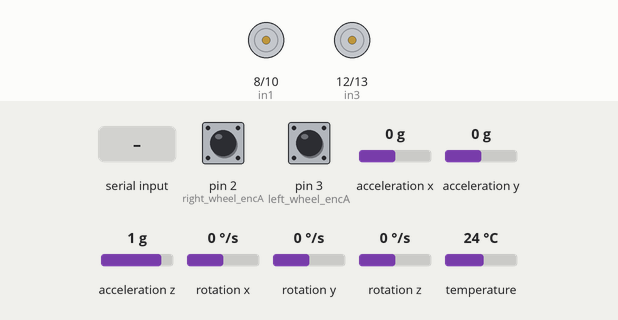
Bench run of a sketch on a simulated Arduino Uno, built with avr-gcc and run on an emulated ATmega328P. Parts: motor-driver pin pairs drawn as motors (green arrow = first pin HIGH = forward, orange = second pin HIGH = backward, longer = more drive, scaled by the enable pin). The test bench sets the inputs (shaded band); at power-on: pin 2 (right_wheel_encA) HIGH, pin 3 (left_wheel_encA) HIGH, acceleration x 0 g, acceleration y 0 g, acceleration z 1 g, rotation x 0 °/s, rotation y 0 °/s, rotation z 0 °/s, temperature 24 °C. What the sketch prints to the serial monitor is not drawn.

Above: at 1.2 s.
1.3 s: "90,45,200\n" received over Serial
At 2.1 s:
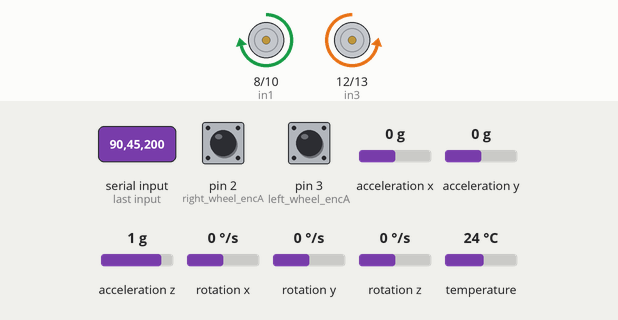
2.8 s: "5\n" received over Serial
At 3.9 s:
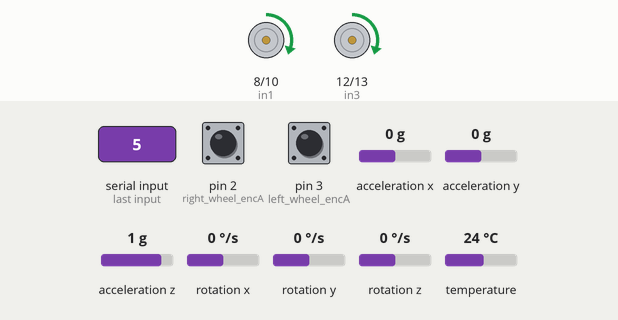
4.3 s: "90,45\n" received over Serial
At 4.7 s:
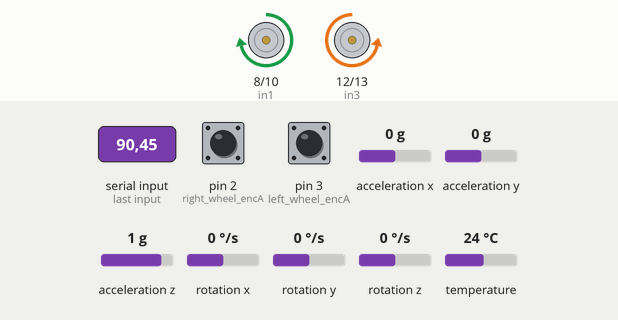
5.8 s: "200\n" received over Serial
At 6.5 s:
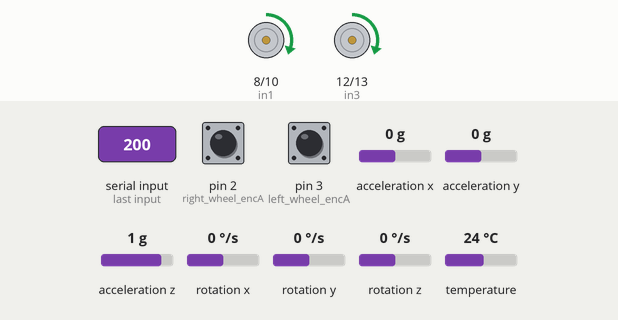
Timing chart, 0 to 8.8 s (numbered marks = the images above; inputs shaded):
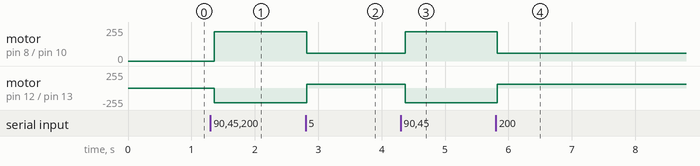

Measured:
- after the input at 1.3 s, motor on pin 8 (in1) / pin 10 (in2): stopped → forward 220/255 after 0.06 s; motor on pin 12 (in3) / pin 13 (in4): stopped → backward 220/255 after 0.06 s
- after the input at 2.8 s, motor on pin 8 (in1) / pin 10 (in2): forward 220/255 → forward 60/255 at once; motor on pin 12 (in3) / pin 13 (in4): backward 220/255 → forward 60/255 at once
- after the input at 4.3 s, motor on pin 8 (in1) / pin 10 (in2): forward 60/255 → forward 220/255 after 0.07 s; motor on pin 12 (in3) / pin 13 (in4): forward 60/255 → backward 220/255 after 0.07 s
- after the input at 5.8 s, motor on pin 8 (in1) / pin 10 (in2): forward 220/255 → forward 60/255 at once; motor on pin 12 (in3) / pin 13 (in4): backward 220/255 → forward 60/255 at once

The sketch:

serial_imu_motor_controller.ino
```cpp
#define max_pwm 255
#define min_pwm 60
#define min_turn_pwm 220

#define Pi 3.14159

#define INPUT_SIZE 2
#define BUFFER_SIZE 70

#include <Adafruit_MPU6050.h>
#include <Adafruit_Sensor.h>
#include <Wire.h>
#include <stdlib.h>

Adafruit_MPU6050 mpu;

volatile float left_count_pulses = 0.0;
volatile float right_count_pulses = 0.0;

//Defining left motors
int in1 = 8;
int in2 = 10;
int enA = 9;

//Defining right motors
int in3 = 12;
int in4 = 13;
int enB = 11;

//Wheel encoder
int left_wheel_encA = 3;
int left_wheel_encB = 5;
int right_wheel_encA = 2;
int right_wheel_encB = 4;
int enc_to_rev_conversion = 170;

char *token;
const char *delimiter =",";
char *values[INPUT_SIZE];

char buffer[BUFFER_SIZE];
float linear = 0.0;
float angular = 0.0;

void setup() {
  // put your setup code here, to run once:

  //Setting up ouput pins for left motors
  pinMode(enA, OUTPUT);
  pinMode(in1, OUTPUT);
  pinMode(in2, OUTPUT);

  //Setting up ouput pins for right motors
  pinMode(enB, OUTPUT);
  pinMode(in3, OUTPUT);
  pinMode(in4, OUTPUT);

  pinMode(left_wheel_encA,INPUT);
  pinMode(left_wheel_encB,INPUT);
  pinMode(right_wheel_encA,INPUT);
  pinMode(right_wheel_encB,INPUT);

  attachInterrupt(digitalPinToInterrupt(left_wheel_encA),left_encoder,RISING);
  attachInterrupt(digitalPinToInterrupt(right_wheel_encA),right_encoder,RISING);

  Serial.begin(115200);
  while (!Serial)
    delay(10);

  if (!mpu.begin()) {
    //Serial.println("Failed to find MPU6050 chip");
    while (1) {
      delay(10);
    }
  }
  //Serial.println("MPU6050 Found!");

  mpu.setAccelerometerRange(MPU6050_RANGE_2_G);
  mpu.setGyroRange(MPU6050_RANGE_250_DEG);
  mpu.setFilterBandwidth(MPU6050_BAND_10_HZ);
  delay(10);
}


void loop() {
  /* Get new sensor events with the readings */
  sensors_event_t a, g, temp;
  mpu.getEvent(&a, &g, &temp);

  //Initialize char variables for IMU readings
  char accel_x[10], accel_y[10], accel_z[10], gyro_x[10], gyro_y[10], gyro_z[10], temperature[10];

  //Initialize char variables for wheel encoder readings
  char vel_l[10], vel_r[10];

  //Converts encoder pulses to rpm
  float left_rpm = ((left_count_pulses/enc_to_rev_conversion)/100)*1000*60;
  float right_rpm = ((right_count_pulses/enc_to_rev_conversion)/100)*1000*60;
  //Converts rpm to rad/s
  float left_rad_s = (left_rpm*(2*Pi))/60;
  float right_rad_s = (right_rpm*(2*Pi))/60;
  //Converts angular velocity in rad/s to linear velocity in m/s
  float left_m_s = left_rad_s*(0.065/2);
  float right_m_s = right_rad_s*(0.065/2);

  //Convert float values to string format in char variables
  dtostrf(a.acceleration.x,4,2,accel_x);
  dtostrf(a.acceleration.y,4,2,accel_y);
  dtostrf(a.acceleration.z,4,2,accel_z);
  dtostrf(g.gyro.x,4,2,gyro_x);
  dtostrf(g.gyro.y,4,2,gyro_y);
  dtostrf(g.gyro.z,4,2,gyro_z);
  dtostrf(temp.temperature,4,2,temperature);
  dtostrf(left_m_s,4,2,vel_l);
  dtostrf(right_m_s,4,2,vel_r);

  //Append char values into buffer to send through serial
  sprintf(buffer,"%s,%s,%s,%s,%s,%s,%s,%s,%s",
                  accel_x,accel_y,accel_z,
                  gyro_x,gyro_y,gyro_z,
                  temperature,vel_l,vel_r);
  Serial.println(buffer);

  // put your main code here, to run repeatedly:
  if (Serial.available() > 0){
    String message = Serial.readStringUntil('\n');
    char message_array[message.length()+1];
    message.toCharArray(message_array,message.length()+1);

    int idx = 0;
    token = strtok(message_array, delimiter);
    while (token != NULL) {
      if( idx < INPUT_SIZE ){
        values[idx++] = token;
      }
      token=strtok(NULL, delimiter);
    }

    linear = atof(values[0]);
    angular = atof(values[1]);

    move(linear,angular);

  }
  left_count_pulses = 0.0;
  right_count_pulses = 0.0;

  delay(100);
}

void left_encoder(){
  if(digitalRead(left_wheel_encB) == HIGH){
    left_count_pulses--;
  }
  else{
    left_count_pulses++;
  }
}

void right_encoder(){
  if(digitalRead(right_wheel_encB) == HIGH){
    right_count_pulses++;
  }
  else{
    right_count_pulses--;
  }
}

void move(float linear,float angular){
  if (angular > 0){
    rotateRight(angular);
  }
  else if (angular < 0){
    rotateLeft(angular);
  }
  else if (linear > 0){
    moveForward(linear);
  }
  else if (linear < 0){
    moveBackward(linear);
  }
  else{
    stop();
  }
}

void moveForward(float linear){
  //Left motors rotate forwards
  digitalWrite(in1,HIGH);
  digitalWrite(in2,LOW);
  //Right motors rotate forwards
  digitalWrite(in3,HIGH);
  digitalWrite(in4,LOW);

  int left_encoder_speed = min_pwm + abs(min_pwm*linear);
  int right_encoder_speed = min_pwm + abs(min_pwm*linear);

  if (left_encoder_speed < max_pwm){
    analogWrite(enA,left_encoder_speed);
  }
  else{
    analogWrite(enA,min_pwm);
  }
  if (right_encoder_speed < max_pwm){
    analogWrite(enB,right_encoder_speed);
  }
  else{
    analogWrite(enB,min_pwm);
  }

}

void moveBackward(float linear){
  //Left motors rotate backwards
  digitalWrite(in1,LOW);
  digitalWrite(in2,HIGH);
  //Right motors rotate backwards
  digitalWrite(in3,LOW);
  digitalWrite(in4,HIGH);

  int left_encoder_speed = min_pwm + abs(min_pwm*linear);
  int right_encoder_speed = min_pwm + abs(min_pwm*linear);

  if (left_encoder_speed < max_pwm){
    analogWrite(enA,left_encoder_speed);
  }
  else{
    analogWrite(enA,min_pwm);
  }
  if (right_encoder_speed < max_pwm){
    analogWrite(enB,right_encoder_speed);
  }
  else{
    analogWrite(enB,min_pwm);
  }

}

void rotateLeft(float angular){
  //Left motors rotate backwards
  digitalWrite(in1,LOW);
  digitalWrite(in2,HIGH);

  //Right motors rotate forwards
  digitalWrite(in3,HIGH);
  digitalWrite(in4,LOW);

  int left_encoder_speed = min_turn_pwm + abs(min_turn_pwm*angular);
  int right_encoder_speed = min_turn_pwm + abs(min_turn_pwm*angular);

  if (left_encoder_speed < max_pwm){
    analogWrite(enA,left_encoder_speed);
  }
  else{
    analogWrite(enA,min_turn_pwm);
  }
  if (right_encoder_speed < max_pwm){
    analogWrite(enB,right_encoder_speed);
  }
  else{
    analogWrite(enB,min_turn_pwm);
  }
}

void rotateRight(float angular){
  // //Left motors rotate forwards
  // digitalWrite(in1,HIGH);
  // digitalWrite(in2,LOW);
  // //Right motors rotate forwards
  // digitalWrite(in3,HIGH);
  // digitalWrite(in4,LOW);

  //Left motors rotate forwards
  digitalWrite(in1,HIGH);
  digitalWrite(in2,LOW);

  //Right motors rotate backwards
  digitalWrite(in3,LOW);
  digitalWrite(in4,HIGH);

  int left_encoder_speed = min_turn_pwm + abs(min_turn_pwm*angular);
  int right_encoder_speed = min_turn_pwm + abs(min_turn_pwm*angular);

  if (left_encoder_speed < max_pwm){
    analogWrite(enA,left_encoder_speed);
  }
  else{
    analogWrite(enA,min_turn_pwm);
  }
  if (right_encoder_speed < max_pwm){
    analogWrite(enB,right_encoder_speed);
  }
  else{
    analogWrite(enB,min_turn_pwm);
  }
}

void stop(){
  //Stops left motors
  digitalWrite(in1,LOW);
  digitalWrite(in2,LOW);
  analogWrite(enA,min_pwm);

  //Stops right motors
  digitalWrite(in3,LOW);
  digitalWrite(in4,LOW);
  analogWrite(enB,min_pwm);
}
```
